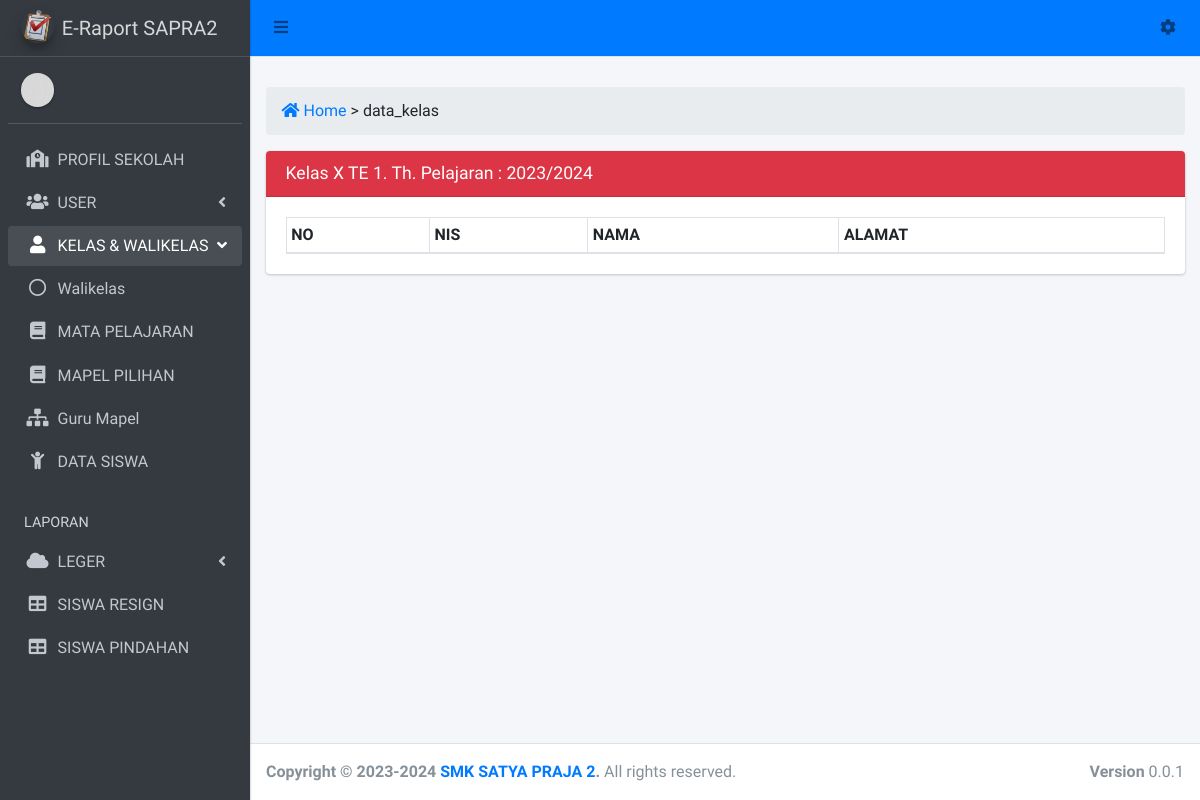
Before: /admin?view=data_kelas&kelas=X&jurusan=TE&pkelas=1&thpel=2023/2024 with the older database file.
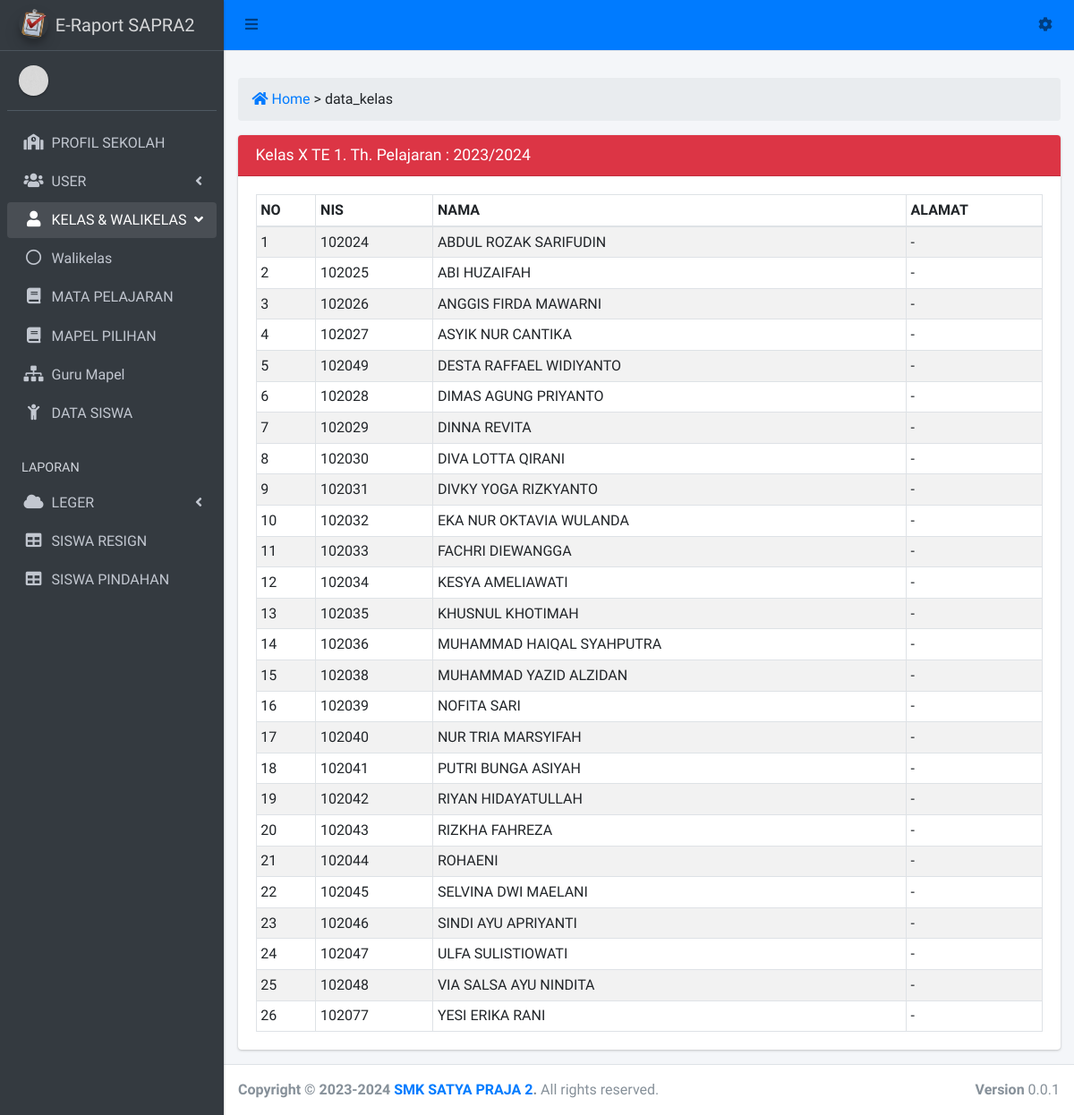
After: the same page with the newer database file.
### tables this page shows
CREATE TABLE `tb_siswa` (
  `id` int(10) NOT NULL,
  `nis` int(10) NOT NULL,
  `nisn` int(20) NOT NULL,
  `nama` varchar(50) NOT NULL,
  `kel` varchar(10) NOT NULL,
  `kelas` varchar(3) NOT NULL,
  `jurusan` varchar(5) NOT NULL,
  `pemkelas` varchar(1) NOT NULL,
  `th_pelajaran` varchar(12) NOT NULL,
  `ttl` varchar(40) NOT NULL,
  `kelamin` enum('L','P') NOT NULL,
  `agama` varchar(10) NOT NULL,
  `status` varchar(20) NOT NULL,
  `anak_ke` int(2) NOT NULL,
  `alamat_siswa` text NOT NULL,
  `hp_siswa` varchar(15) NOT NULL,
  `asal_sekolah` varchar(40) NOT NULL,
  `tgl_terima` varchar(20) NOT NULL,
  `ayah` varchar(50) NOT NULL,
  `ibu` varchar(50) NOT NULL,
  `alamat_ortu` text NOT NULL,
  `hp_ortu` varchar(15) NOT NULL,
  `kerja_ayah` varchar(20) NOT NULL,
  `kerja_ibu` varchar(20) NOT NULL,
  `nama_wali` varchar(50) NOT NULL,
  `alamat_wali` text NOT NULL,
  `hp_wali` varchar(50) NOT NULL,
  `kerja_wali` varchar(20) NOT NULL,
  `semester` enum('Ganjil','Genap','','') NOT NULL
);

### view/operator/home_kelas.php (the view)
<div class="row">
  <div class="col-sm-12">
    <ol class="breadcrumb <?= $bg_breadcrumb;  ?>">
	    <li><a href="admin" class="pr-1"><i class="fas fa-home"></i> Home</a></li>
	    <li class="active"> > <?= $_GET['view'] ?: 'Dashboard'; ?></li>
	  </ol>
  </div>
</div>
<?php
if (isset($_GET['kelas']) && isset($_GET['jurusan']) && isset($_GET['pkelas']) && isset($_GET['thpel'])) {
	$kelas = $_GET['kelas'];
	$jurusan = $_GET['jurusan'];
	$pkelas = $_GET['pkelas'];
	$th_pelajaran = $_GET['thpel'];
?>
<div class="row">
	<div class="col-sm-12">
		<div class="card">
			<div class="card-header bg-danger">
				<h3 class="card-title">Kelas <?= $kelas." ".$jurusan." ".$pkelas; ?>. Th. Pelajaran : <?= $th_pelajaran; ?></h3>
			</div>
			<div class="card-body">
				<table id="example1" class="table table-sm table-bordered table-striped">
					<thead>
						<tr>
							<th>NO</th>
							<th>NIS</th>
							<th>NAMA</th>
							<th>ALAMAT</th>
						</tr>
					</thead>
					<tbody>
						<?php
						$no = 1;
						$sql = mysqli_query($koneksi, "select * from tb_siswa where kelas = '$kelas' and jurusan = '$jurusan' and pemkelas = '$pkelas' and th_pelajaran = '$th_pelajaran'");
						while ($data = mysqli_fetch_array($sql)) { ?>
							<tr>
								<td><?= $no++; ?></td>
								<td><?= $data['nis']; ?></td>
								<td><?= $data['nama']; ?></td>
								<td><?= $data['alamat_siswa']; ?></td>
							</tr>
						<?php }
						?>
					</tbody>
				</table>
			</div>
		</div>
	</div>
</div>
<?php } ?>

### admin.php (shortened to what this page needs)
<?php
require_once('koneksi.php');
?>
<!DOCTYPE html>
<html lang="en">
<head>
  <link rel="stylesheet" href="plugins/fontawesome-free/css/all.min.css">
  <link rel="stylesheet" href="plugins/overlayScrollbars/css/OverlayScrollbars.min.css">
  <link rel="stylesheet" href="dist/css/adminlte.min.css">
  <link rel="stylesheet" href="plugins/datatables-bs4/css/dataTables.bootstrap4.min.css">
  <link rel="stylesheet" href="plugins/datatables-responsive/css/responsive.bootstrap4.min.css">
  <link rel="stylesheet" href="plugins/select2/css/select2.min.css">
  <link rel="stylesheet" href="plugins/select2-bootstrap4-theme/select2-bootstrap4.min.css">
</head>
<body class="hold-transition sidebar-mini layout-fixed layout-navbar-fixed layout-footer-fixed">
<div class="wrapper">
  <nav class="main-header navbar navbar-expand navbar-primary navbar-light">
    <ul class="navbar-nav">
      <li class="nav-item">
        <a class="nav-link" data-widget="pushmenu" href="#" role="button"><i class="fas fa-bars"></i></a>
      </li>
      <li class="nav-item d-none d-sm-inline-block">
        <a href="admin" class="nav-link"><?= $_SESSION['session']; ?></a>
      </li>
    </ul>
    <ul class="navbar-nav ml-auto">
      <li class="nav-item dropdown">
        <a class="nav-link" data-toggle="dropdown" href="#">
          <i class="fas fa-cog"></i>
        </a>
      </li>
    </ul>
  </nav>
  <aside class="main-sidebar sidebar-dark-primary elevation-1">
    <a href="admin" class="brand-link">
      <img src="dist/img/lrapor.png" alt="AdminLTE Logo" class="brand-image img-circle elevation-3"
           style="opacity: .8">
      <span class="brand-text font-weight-light">E-Raport SAPRA2</span>
    </a>
    <div class="sidebar">
      <div class="user-panel mt-3 pb-3 mb-3 d-flex">
        <div class="image">
          <img src="dist/img/boxed-bg.jpg" class="img-circle elevation-1" alt="User Image">
        </div>
        <div class="info">
        </div>
      </div>
      <nav class="mt-2">
        <ul class="nav nav-pills nav-sidebar flex-column" data-widget="treeview" role="menu" data-accordion="false">
          <li class="nav-item">
            <a href="?view=profil_sekolah" class="nav-link <?= $_GET['view'] == 'profil_sekolah' ? 'active' : ''; ?>">
              <i class="nav-icon fas fa-school"></i>
              <p>
                PROFIL SEKOLAH
              </p>
            </a>
          </li>
          <li class="nav-item">
            <a href="#" class="nav-link">
              <i class="nav-icon fas fa-users"></i>
              <p>
                USER
                <i class="fas fa-angle-left right"></i>
              </p>
            </a>
          </li>
          <li class="nav-item menu-open">
            <a href="#" class="nav-link">
              <i class="nav-icon fas fa-user"></i>
              <p>
                KELAS & WALIKELAS
                <i class="fas fa-angle-left right"></i>
              </p>
            </a>
            <ul class="nav nav-treeview">
              <li class="nav-item">
                <a href="admin?view=walikelas" class="nav-link <?= $_GET['view'] == 'walikelas' ? 'active' : ''; ?>">
                  <i class="far fa-circle nav-icon"></i>
                  <p>Walikelas</p>
                </a>
              </li>
            </ul>
          </li>
          <li class="nav-item">
            <a href="admin?view=mapel_page" class="nav-link <?= $_GET['view'] == 'mapel_page' ? 'active' : ''; ?>">
              <i class="nav-icon fas  fa-book"></i>
              <p>
                MATA PELAJARAN
              </p>
            </a>
          </li>
          <li class="nav-item">
            <a href="admin?view=mapel_pilihan" class="nav-link <?= $_GET['view'] == 'mapel_pilihan' ? 'active' : ''; ?>">
              <i class="nav-icon fas  fa-book"></i>
              <p>
                MAPEL PILIHAN
              </p>
            </a>
          </li>
          <li class="nav-item">
            <a href="admin?view=guru_mapel" class="nav-link <?= $_GET['view'] == 'guru_mapel' ? 'active' : ''; ?>">
              <i class="nav-icon fas  fa-sitemap"></i>
              <p>
                Guru Mapel
              </p>
            </a>
          </li>
          <li class="nav-item">
            <a href="admin?view=siswa" class="nav-link <?= $_GET['view'] == 'siswa' ? 'active' : ''; ?>">
              <i class="nav-icon fas fa-child"></i>
              <p>
                DATA SISWA
              </p>
            </a>
          </li>
        <li class="nav-header">LAPORAN</li>
        <li class="nav-item">
          <a href="#" class="nav-link">
            <i class="nav-icon fas fa-cloud"></i>
            <p>LEGER<i class="fas fa-angle-left right"></i></p>
          </a>
        </li>
        <li class="nav-item">
          <a href="?view=siswa_resign" class="nav-link <?= $_GET['view'] == 'siswa_resign' ? 'active' : ''; ?>">
            <i class="nav-icon fas fa-table"></i>
            <p>SISWA RESIGN</p>
          </a>
        </li>
        <li class="nav-item">
          <a href="?view=siswa_pindahan" class="nav-link <?= $_GET['view'] == 'siswa_pindahan' ? 'active' : ''; ?>">
            <i class="nav-icon fas fa-table"></i>
            <p>SISWA PINDAHAN</p>
          </a>
        </li>
        </ul>
      </nav>
    </div>
  </aside>
  <div class="content-wrapper">
    <div class="content-header">
    </div>
    <section class="content">
      <div class="container-fluid">
        <?php
        $bg_breadcrumb = '';
        if (isset($_GET['view'])) {
          $view = $_GET['view'];
          switch ($view) {
            case 'data_kelas':
              require_once('view/operator/home_kelas.php');
              break;
          }
        }else{
          require_once('view/operator/home.php');
        }
        ?>
      </div>
    </section>
  </div>
  <footer class="main-footer">
    <strong>Copyright &copy; 2023-2024 <a href="https://smksatyapraja2.id">SMK SATYA PRAJA 2</a>.</strong>
    All rights reserved.
    <div class="float-right d-none d-sm-inline-block">
      <b>Version</b> 0.0.1
    </div>
  </footer>
</div>
</body>
</html>

Changed rows visible on the page:
added tb_siswa: nis "102024", nama "ABDUL ROZAK SARIFUDIN", alamat_siswa "-"
added tb_siswa: nis "102025", nama "ABI HUZAIFAH", alamat_siswa "-"
added tb_siswa: nis "102026", nama "ANGGIS FIRDA MAWARNI", alamat_siswa "-"
added tb_siswa: nis "102027", nama "ASYIK NUR CANTIKA", alamat_siswa "-"
added tb_siswa: nis "102049", nama "DESTA RAFFAEL WIDIYANTO", alamat_siswa "-"
added tb_siswa: nis "102028", nama "DIMAS AGUNG PRIYANTO", alamat_siswa "-"
added tb_siswa: nis "102029", nama "DINNA REVITA", alamat_siswa "-"
added tb_siswa: nis "102030", nama "DIVA LOTTA QIRANI", alamat_siswa "-"
added tb_siswa: nis "102031", nama "DIVKY YOGA RIZKYANTO", alamat_siswa "-"
added tb_siswa: nis "102032", nama "EKA NUR OKTAVIA WULANDA", alamat_siswa "-"
added tb_siswa: nis "102033", nama "FACHRI DIEWANGGA", alamat_siswa "-"
added tb_siswa: nis "102034", nama "KESYA AMELIAWATI", alamat_siswa "-"
added tb_siswa: nis "102035", nama "KHUSNUL KHOTIMAH", alamat_siswa "-"
added tb_siswa: nis "102036", nama "MUHAMMAD HAIQAL SYAHPUTRA", alamat_siswa "-"
added tb_siswa: nis "102038", nama "MUHAMMAD YAZID ALZIDAN", alamat_siswa "-"
added tb_siswa: nis "102039", nama "NOFITA SARI", alamat_siswa "-"
added tb_siswa: nis "102040", nama "NUR TRIA MARSYIFAH", alamat_siswa "-"
added tb_siswa: nis "102041", nama "PUTRI BUNGA ASIYAH", alamat_siswa "-"
added tb_siswa: nis "102042", nama "RIYAN HIDAYATULLAH", alamat_siswa "-"
added tb_siswa: nis "102043", nama "RIZKHA FAHREZA", alamat_siswa "-"
added tb_siswa: nis "102044", nama "ROHAENI", alamat_siswa "-"
added tb_siswa: nis "102045", nama "SELVINA DWI MAELANI", alamat_siswa "-"
added tb_siswa: nis "102046", nama "SINDI AYU APRIYANTI", alamat_siswa "-"
added tb_siswa: nis "102047", nama "ULFA SULISTIOWATI", alamat_siswa "-"
added tb_siswa: nis "102048", nama "VIA SALSA AYU NINDITA", alamat_siswa "-"
added tb_siswa: nis "102077", nama "YESI ERIKA RANI", alamat_siswa "-"
